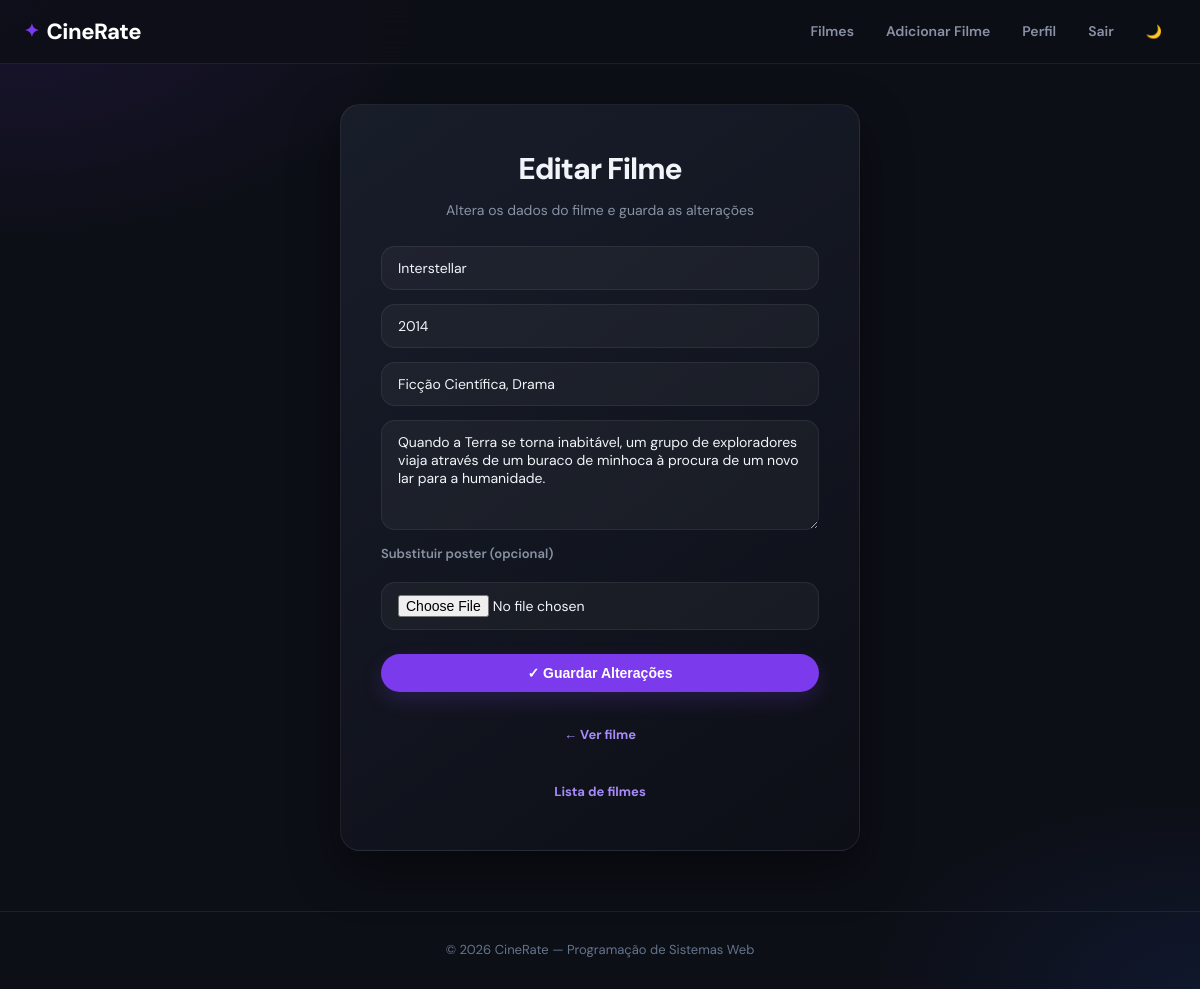
The page /pages/edit_movie.php?id=1 (signed in) on the database its author committed.
### tables this page shows
CREATE TABLE IF NOT EXISTS movies (
                                      id          INT           AUTO_INCREMENT PRIMARY KEY,
                                      title       VARCHAR(150)  NOT NULL,                           
    year        INT           DEFAULT NULL,                       
    genre       VARCHAR(100)  DEFAULT NULL,                       
    description TEXT,                                             
    image       VARCHAR(255)  DEFAULT NULL,                       
    created_at  TIMESTAMP     DEFAULT CURRENT_TIMESTAMP           
    );

### pages/edit_movie.php (the view, shortened to what this page needs)
<?php
require_once '../config/db.php';
$movie_id = (int) $_GET['id'];
$stmt = $pdo->prepare("SELECT * FROM movies WHERE id = ?");
$stmt->execute([$movie_id]);
$movie = $stmt->fetch(PDO::FETCH_ASSOC);
?>
<?php include '../includes/header.php'; ?>
    <main class="container">
        <section class="auth-card">
            <h2>Editar Filme</h2>
            <p class="subtitle">Altera os dados do filme e guarda as alterações</p>
            <form
                    action="../actions/update_movie_action.php"
                    method="POST"
                    enctype="multipart/form-data"
                    class="form"
                    novalidate>
                <input
                        type="text"
                        name="title"
                        value="<?= htmlspecialchars($movie['title']) ?>"
                        placeholder="Título do filme"
                        required>
                <input
                        type="number"
                        name="year"
                        value="<?= htmlspecialchars($movie['year']) ?>"
                        placeholder="Ano"
                        min="1888"
                        max="2099">
                <input
                        type="text"
                        name="genre"
                        value="<?= htmlspecialchars($movie['genre']) ?>"
                        placeholder="Género">
                <textarea
                        name="description"
                        placeholder="Sinopse / descrição..."><?= htmlspecialchars($movie['description']) ?></textarea>
                <label style="text-align:left; color:var(--muted); font-size:13px;">
                    Substituir poster (opcional)
                </label>
                <input
                        type="file"
                        name="image"
                        accept="image/jpeg,image/png,image/webp">
                <button type="submit" class="btn">
                    &#10003; Guardar Alterações
                </button>
            </form>
            <div class="hero-actions" style="justify-content:center; margin-top:16px;">
                <a href="movie.php?id=<?= $movie_id ?>" class="btn btn-ghost btn-small">
                    &#8592; Ver filme
                </a>
                <a href="movies.php" class="btn btn-ghost btn-small">
                    Lista de filmes
                </a>
            </div>
        </section>
    </main>
<?php include '../includes/footer.php'; ?>

### assets/css/style.css (style rules this page uses)
* { margin: 0; padding: 0; box-sizing: border-box; }
:root { --bg: #0d0f17; --bg-soft: #131720; --card: #181d2a; --card-hover: #1e2436; --text: #f1f5f9; --muted: #8892a4; --text-dim: #64748b; --accent: #7c3aed; --accent-light: #a78bfa; --accent-glow: rgba(124,58,237,0.20); --gold: #f59e0b; --danger: #e11d48; --success: #10b981; --border: rgba(255,255,255,0.07); --border-focus: rgba(124,58,237,0.55); --shadow: 0 20px 50px rgba(0,0,0,0.45); --shadow-sm: 0 4px 16px rgba(0,0,0,0.30); --radius: 14px; --radius-lg: 20px; --radius-pill: 999px; }
body { font-family: 'DM Sans', 'Segoe UI', Arial, sans-serif; background-color: var(--bg); color: var(--text); min-height: 100vh; line-height: 1.6; background-image: radial-gradient(ellipse 60% 40% at 0% 0%, rgba(124,58,237,0.12) 0%, transparent 60%), radial-gradient(ellipse 50% 35% at 100% 100%, rgba(37,99,235,0.10) 0%, transparent 55%); background-attachment: fixed; }
a { color: var(--accent-light); text-decoration: none; transition: color 0.2s ease; }
.container { max-width: 1180px; margin: 40px auto; padding: 0 20px; }
.hero-actions { display: flex; gap: 12px; flex-wrap: wrap; }
.btn { display: inline-flex; align-items: center; justify-content: center; gap: 8px; padding: 11px 22px; border-radius: var(--radius-pill); font-size: 14px; font-weight: 700; cursor: pointer; text-decoration: none; border: none; transition: transform 0.15s ease, box-shadow 0.15s ease, background 0.2s; white-space: nowrap; }
.btn-primary, .btn:not(.btn-secondary):not(.btn-ghost) { background: var(--accent); color: #fff; box-shadow: 0 8px 20px var(--accent-glow); }
.btn-ghost { background: transparent; color: var(--accent-light); padding: 8px 12px; box-shadow: none; }
.btn-small { padding: 7px 14px; font-size: 13px; }
.form { display: flex; flex-direction: column; gap: 14px; max-width: 460px; margin: 0 auto; }
.form label { font-size: 13px; font-weight: 600; color: var(--muted); margin-bottom: 4px; display: block; }
.form input, .form textarea, .form select, .search-form input, .reply-form textarea { background: rgba(255,255,255,0.04); color: var(--text); padding: 12px 16px; border-radius: var(--radius); border: 1px solid var(--border); font-size: 14px; font-family: inherit; outline: none; width: 100%; transition: border-color 0.2s, box-shadow 0.2s; }
.form input::placeholder, .search-form input::placeholder { color: var(--text-dim); }
.form textarea { min-height: 110px; resize: vertical; }
.auth-card { background: linear-gradient(145deg, var(--card), rgba(13,15,23,0.98)); border: 1px solid var(--border); border-radius: var(--radius-lg); box-shadow: var(--shadow); max-width: 520px; margin: 36px auto; padding: 40px; text-align: center; }
.auth-card h2 { font-size: 30px; font-weight: 800; letter-spacing: -1px; margin-bottom: 6px; }
.auth-card .subtitle { color: var(--muted); font-size: 14px; margin-bottom: 24px; }
.auth-card .btn { width: 100%; margin-top: 10px; }

### rows shown on the page
movies: title "Interstellar", year "2014", genre "Ficção Científica, Drama", description "Quando a Terra se torna inabitável, um grupo de exploradores viaja através de um buraco de minhoca à procura de um novo lar para a humanidade."
